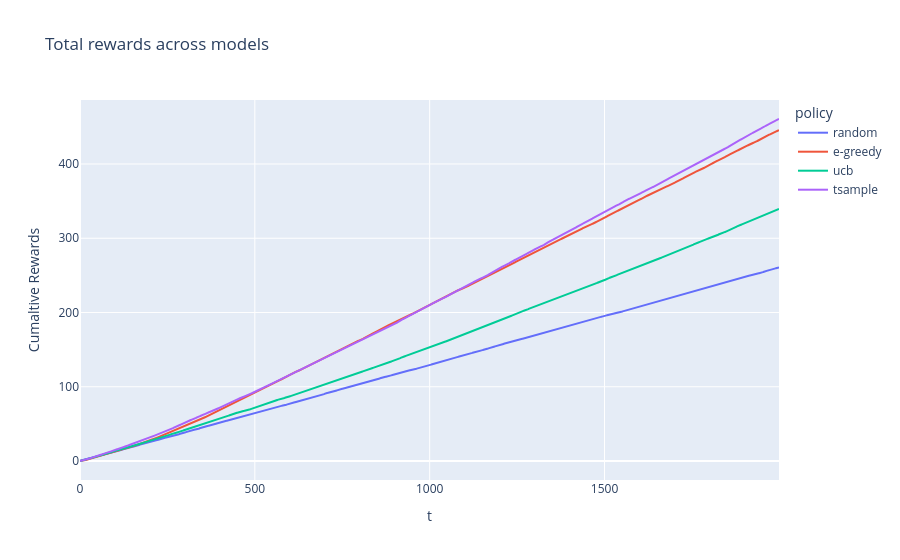
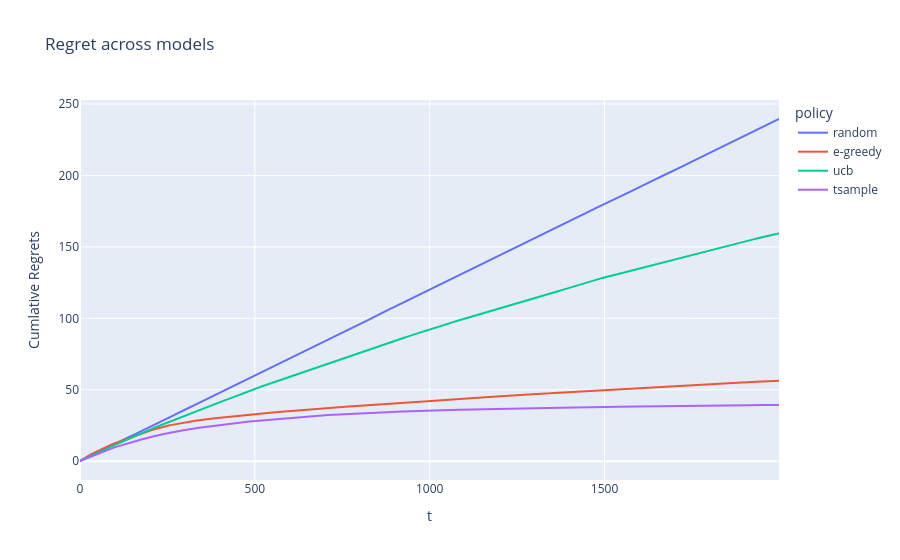
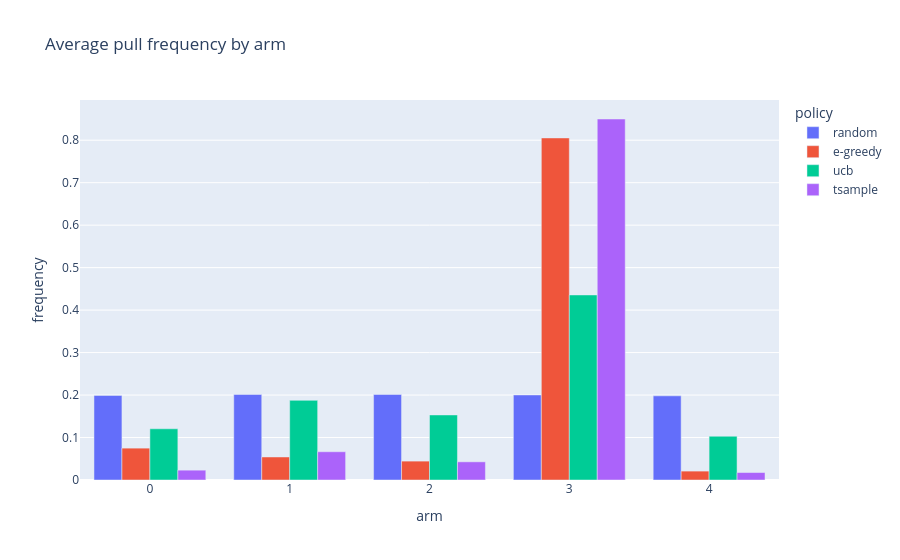

Notebook source saved alongside these figures, in order:
### Markdown cell above
### Q1b

### Code cell
simulate_2({"random":run_random, "e-greedy":e_greedy, "ucb":ucb1, "tsample":tsample})

### Figure 1 — Plotly figure (JSON) as saved in the notebook; plotly's stock layout.template omitted (floating-point values rounded to 4 significant figures; data arrays with more than 128 entries replaced by an {"elided": "..."} marker saying what was removed)
{"data": [{"mode": "lines", "name": "random", "type": "scatter", "x": {"elided": "2000 int values"}, "y": {"elided": "2000 float values"}}, {"mode": "lines", "name": "e-greedy", "type": "scatter", "x": {"elided": "2000 int values"}, "y": {"elided": "2000 float values"}}, {"mode": "lines", "name": "ucb", "type": "scatter", "x": {"elided": "2000 int values"}, "y": {"elided": "2000 float values"}}, {"mode": "lines", "name": "tsample", "type": "scatter", "x": {"elided": "2000 int values"}, "y": {"elided": "2000 float values"}}], "layout": {"legend": {"title": {"text": "policy"}}, "title": {"text": "Total rewards across models"}, "xaxis": {"title": {"text": "t"}}, "yaxis": {"title": {"text": "Cumaltive Rewards"}}}}

### Figure 2 — Plotly figure (JSON) as saved in the notebook; plotly's stock layout.template omitted (floating-point values rounded to 4 significant figures; data arrays with more than 128 entries replaced by an {"elided": "..."} marker saying what was removed)
{"data": [{"mode": "lines", "name": "random", "type": "scatter", "x": {"elided": "2000 int values"}, "y": {"elided": "2000 float values"}}, {"mode": "lines", "name": "e-greedy", "type": "scatter", "x": {"elided": "2000 int values"}, "y": {"elided": "2000 float values"}}, {"mode": "lines", "name": "ucb", "type": "scatter", "x": {"elided": "2000 int values"}, "y": {"elided": "2000 float values"}}, {"mode": "lines", "name": "tsample", "type": "scatter", "x": {"elided": "2000 int values"}, "y": {"elided": "2000 float values"}}], "layout": {"legend": {"title": {"text": "policy"}}, "title": {"text": "Regret across models"}, "xaxis": {"title": {"text": "t"}}, "yaxis": {"title": {"text": "Cumlative Regrets"}}}}

### Figure 3 — Plotly figure (JSON) as saved in the notebook; plotly's stock layout.template omitted (floating-point values rounded to 4 significant figures)
{"data": [{"name": "random", "type": "bar", "x": [0, 1, 2, 3, 4], "y": [0.199, 0.2013, 0.2013, 0.2002, 0.1981]}, {"name": "e-greedy", "type": "bar", "x": [0, 1, 2, 3, 4], "y": [0.07501, 0.0542, 0.04447, 0.8054, 0.02096]}, {"name": "ucb", "type": "bar", "x": [0, 1, 2, 3, 4], "y": [0.1206, 0.1876, 0.1532, 0.4357, 0.103]}, {"name": "tsample", "type": "bar", "x": [0, 1, 2, 3, 4], "y": [0.02317, 0.06654, 0.0428, 0.8499, 0.01757]}], "layout": {"barmode": "group", "legend": {"title": {"text": "policy"}}, "title": {"text": "Average pull frequency by arm"}, "xaxis": {"title": {"text": "arm"}}, "yaxis": {"title": {"text": "frequency"}}}}
